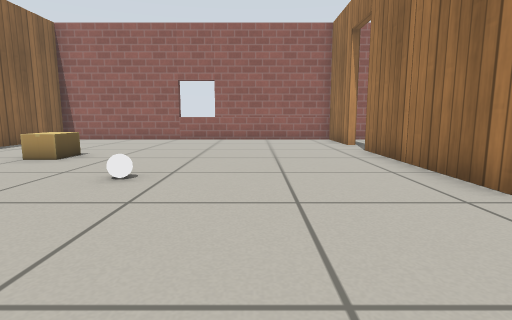
View 1 (above)

20 first-person views from a walk through a world built for the Gazebo simulator. The camera is 0.5 m above the floor, tilts 8° down and sees 80° across. The floor is counted in squares, 0.5 m on a side. Each view is taken from the middle of a square. On the plan, view 1 faces up. The plan holds only what a view shows up to about 12 squares ahead; the rest is blank. Simple patterns stand in for the simulator's built-in surfaces.

View 2
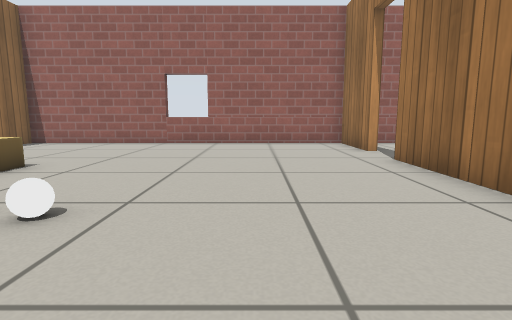

View 3
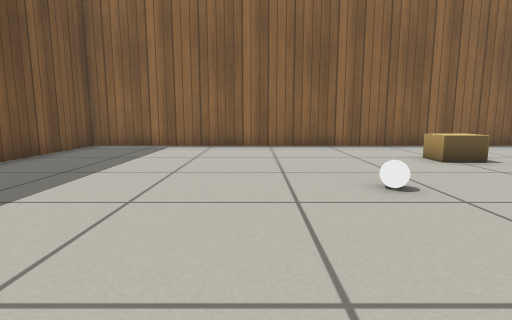

View 4
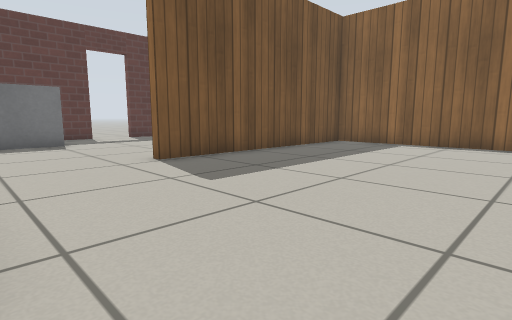

View 5
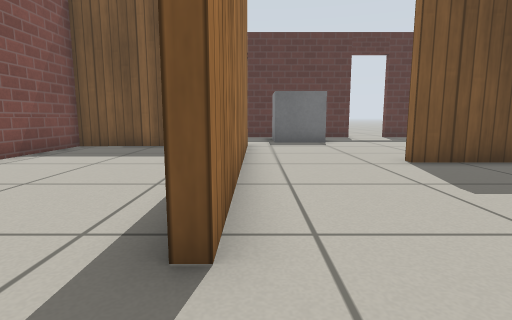

View 6
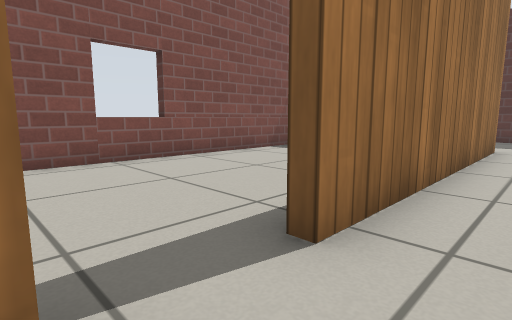

View 7
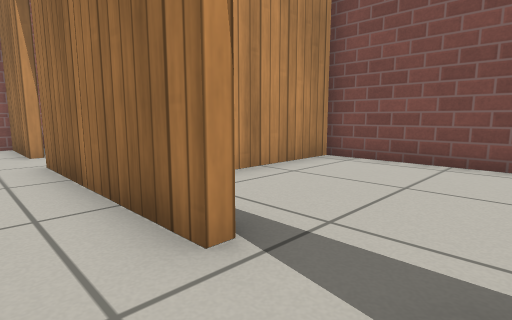

View 8
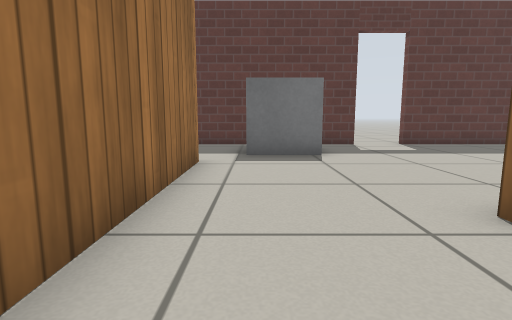

View 9
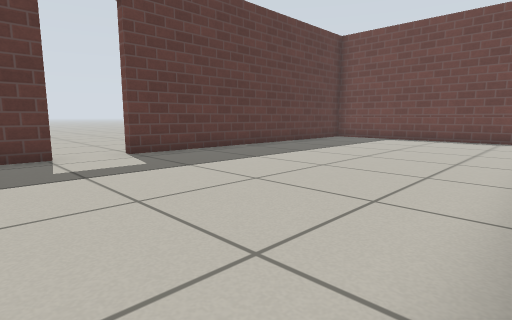

View 10
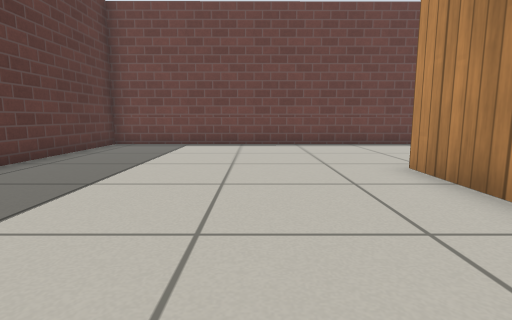

View 11
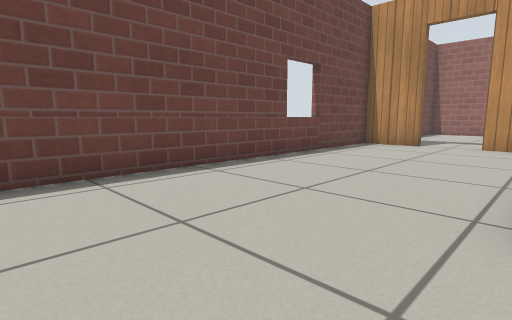

View 12
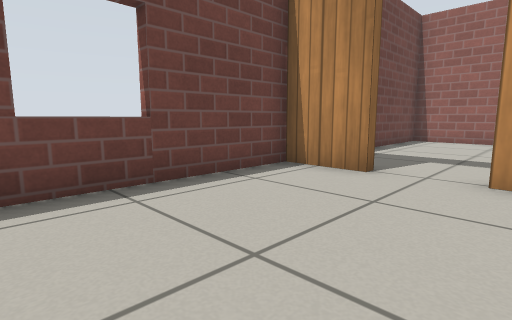

View 13
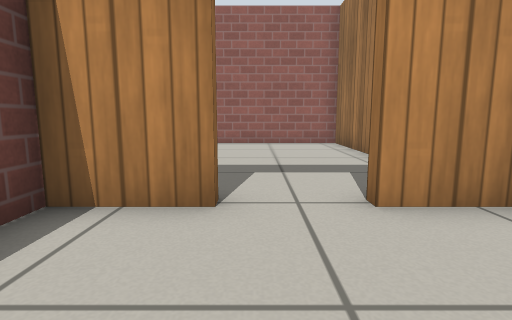

View 14
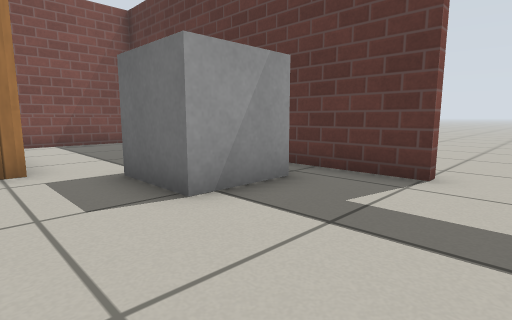

View 15
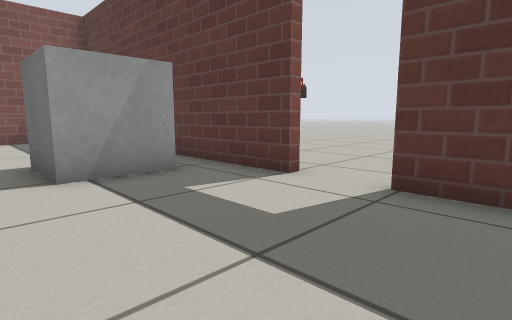

View 16
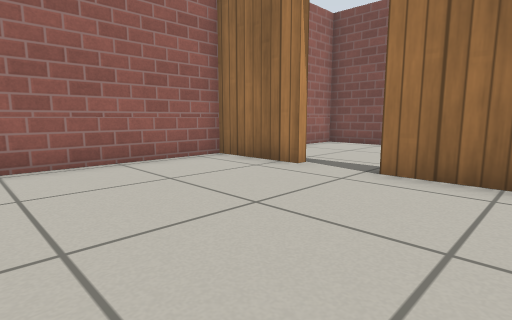

View 17
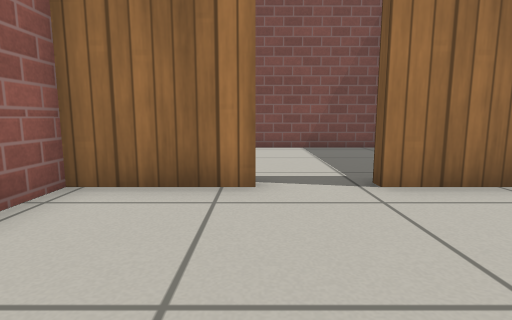

View 18
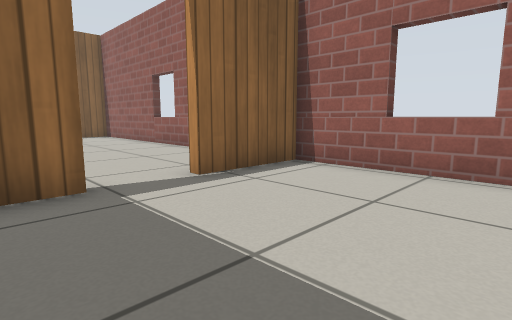

View 19
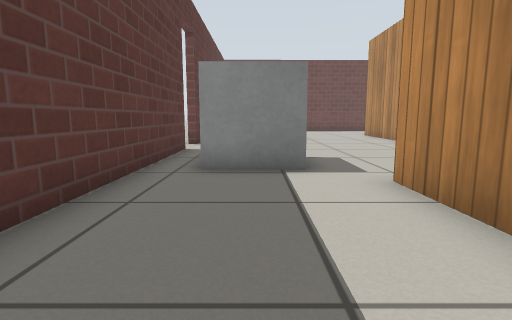

View 20
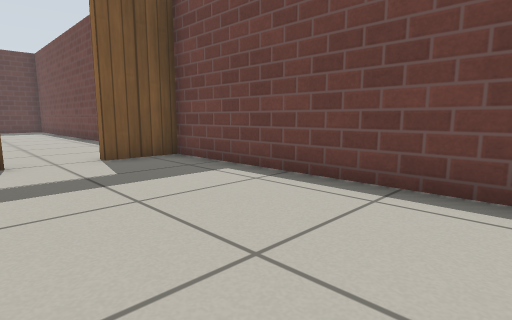

### Floor plan
Ten units are one square. View 1 is at (0, 0); x grows to the right and y downward. Boxes are objects, and circles mark ways between rooms. Rooms are numbered by the first view taken in them; rooms with no view inside come last. Other rooms are left out.
<svg viewBox="-149 -142 245 259">
<path fill="none" stroke="#000" d="M33 -37 33 -92M33 -110 33 -137 -86 -137 -86 27 -4 27M33 26 33 -21M-65 30 -90 30M-16 112 91 112 91 75M55 68 33 68 33 26M-91 -53 -108 -53M-124 -53 -144 -53 -143 112 -34 112M36 -92 36 -82M90 -70 90 -137 36 -137 36 -110M-89 -101 -89 -137 -140 -137M-144 -133 -144 -56 -124 -56M62 65 91 65 90 -64 58 -64"/>
<rect x="-55" y="-85" width="10" height="20" fill="#bbb"><title>cardboard box</title></rect>
<rect x="-25" y="-55" width="10" height="10" fill="#bbb"><title>white ball</title></rect>
<rect x="5" y="75" width="20" height="30" fill="#bbb"><title>other object</title></rect>
<circle cx="15" cy="30" r="3" fill="#2a7"/>
<circle cx="33" cy="-103" r="3" fill="#2a7"/>
<circle cx="33" cy="-27" r="3" fill="#2a7"/>
<circle cx="-115" cy="-55" r="3" fill="#2a7"/>
<text x="-30" y="-50">1</text>
<text x="-50" y="60">2</text>
<text x="60" y="-110">3</text>
<text x="-120" y="-100">4</text>
<text x="60" y="0">5</text>
</svg>
Room 1 opens to room 2. Room 1 opens to room 3. Room 1 opens to room 5. Room 2 opens to room 4.

Where each view was taken, in squares from view 1:
view 1: 0 up, 0 right, facing up
view 2: 2 up, 0 right, facing up
view 3: 3 up, 2 right, facing left
view 4: 4 up, 3 right, facing down-left
view 5: 4 up, 3 right, facing down
view 6: 4 up, 2 right, facing down-right
view 7: 2 up, 2 right, facing up-right
view 8: 0 up, 2 right, facing down
view 9: 3 down, 0 right, facing down-left
view 10: 6 down, 3 left, facing left
view 11: 6 down, 9 left, facing up-left
view 12: 0 up, 10 left, facing up-left
view 13: 2 up, 12 left, facing up
view 14: 6 down, 3 left, facing down-right
view 15: 7 down, 5 left, facing down-right
view 16: 7 up, 2 left, facing up-right
view 17: 11 up, 1 left, facing right
view 18: 8 up, 8 right, facing up-left
view 19: 9 down, 8 right, facing left
view 20: 13 up, 10 left, facing down-left
